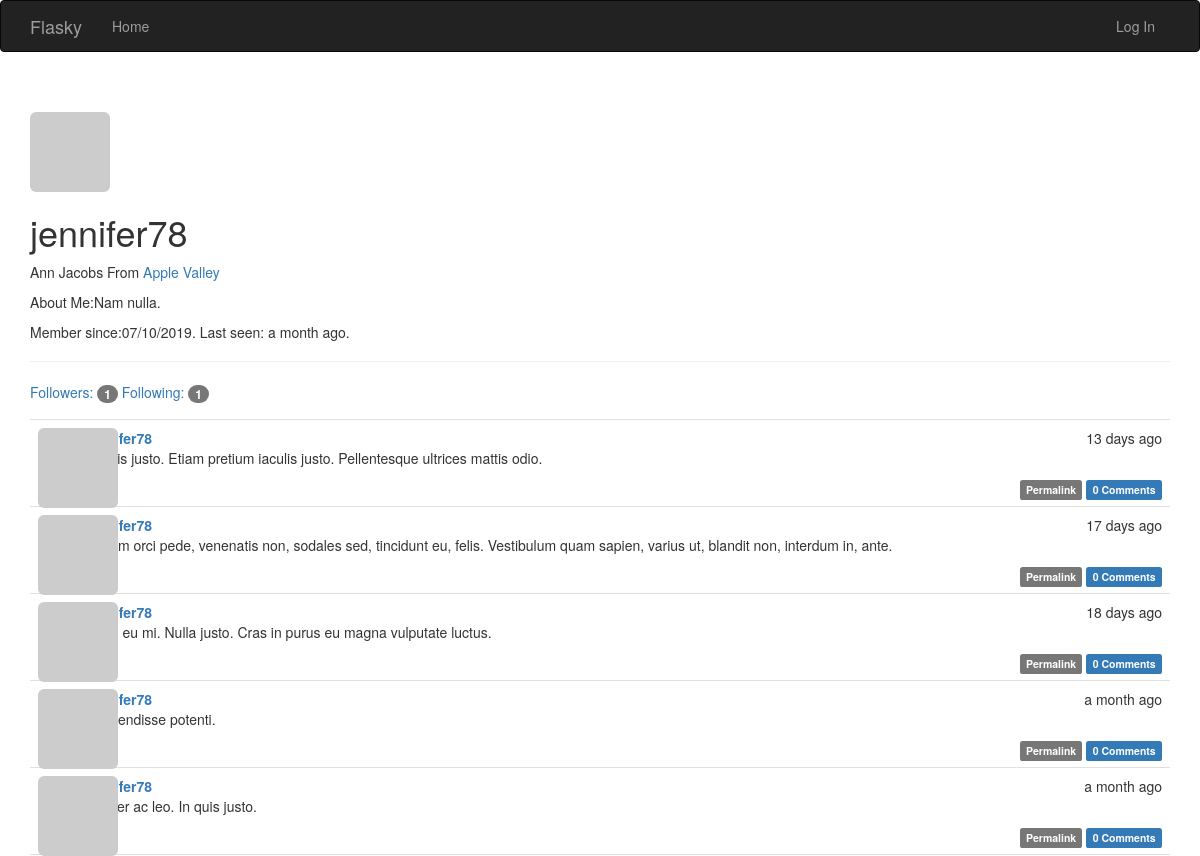
/user/jennifer78, run on the app's committed database.
### app/models.py (models this page shows, shortened)
class User(db.Model,UserMixin):
    __tablename__ = 'users'
    id = db.Column(db.Integer, primary_key=True)
    email = db.Column(db.String(64),unique=True,index=True)
    username = db.Column(db.String(64), unique=True, index=True)
    name = db.Column(db.String(64))
    location = db.Column(db.String(64))
    about_me = db.Column(db.Text())
    member_since = db.Column(db.DateTime(),default=datetime.utcnow)
    last_seen = db.Column(db.DateTime(),default=datetime.utcnow)
    password_hash = db.Column(db.String(128))
    role_id = db.Column(db.Integer, db.ForeignKey('roles.id'))
    confirmed = db.Column(db.Boolean,default=False)
    posts = db.relationship('Post',backref='author',lazy='dynamic')
    followed = db.relationship('Follow',
                               foreign_keys = [Follow.follower_id],
                               backref = db.backref('follower',lazy='joined'),
                               lazy='dynamic',cascade = 'all,delete-orphan'
                               )
    followers = db.relationship('Follow',
                                foreign_keys = [ Follow.followed_id ],
                                backref = db.backref('followed',lazy='joined'),
                                lazy='dynamic',cascade='all,delete-orphan'
                                )
    comments = db.relationship('Comment',backref='author',lazy='dynamic')
    @property
    def password(self):
        raise AttributeError('password is not a readable attribute')
    def gravatar(self,size=100,default='identicon',rating='g'):
        if request.is_secure:
            url = 'https://secure.gravatar.com/avatar'
        else:
            url = 'http://www.gravatar.com/avatar'
        hash = md5(self.email.encode('utf-8')).hexdigest()
        return '{url}/{hash}?s={size}&d={default}&r={rating}'.format(
            url=url,hash=hash,size=size,default=default,rating=rating
        )

class Post(db.Model):
    __tablename__ ='posts'
    id = db.Column(db.Integer,primary_key=True)
    body = db.Column(db.Text)
    timestamp = db.Column(db.DateTime,index=True,default=datetime.utcnow)
    author_id = db.Column(db.Integer,db.ForeignKey('users.id'))
    body_html = db.Column(db.Text)
    comments = db.relationship('Comment',backref='post',lazy='dynamic')

### app/main/views.py (the view)
@main.route('/user/<username>',methods = ['GET'])
def user(username):
    user = User.query.filter_by(username=username).first()
    if user is None:
        abort(404)
    posts = user.posts.order_by(Post.timestamp.desc()).all()
    return render_template('user.html',user=user,posts=posts)

### app/auth/views.py (called while the page is built)
@auth.before_app_request
def before_request():
    if current_user.is_authenticated\
            and not current_user.confirmed \
            and request.endpoint[:5]!='auth.'\
            and request.endpoint!='static':
        return redirect(url_for('auth.unconfirmed'))

@auth.before_app_request
def before_request():
    if current_user.is_authenticated:
        current_user.ping()
        if not current_user.confirmed \
                and request.endpoint[:5]!='auth.':
            return redirect(url_for('auth.unconfirmed'))

### app/main/__init__.py (called while the page is built)
@main.app_context_processor
def inject_permission():
    return dict(Permission=Permission)

### app/models.py (called while the page is built)
    def can(self,permissions):
        return False

    def is_administrator(self):
        return False

### app/templates/user.html (shortened to what this page needs)
{% extends "base.html" %}
{% import "bootstrap/wtf.html" as wtf %}
{% import "_macros.html" as macros %}
{% block page_content %}
    <div class="page-header">
     <p>
        <img class="img-rounded profile-thumbnail" src="{{ user.gravatar(size=40) }}">
    <br>
     </p>
        <h1>{{ user.username }}</h1>
        {% if user.name or user.location %}
            <p>
                {% if user.name %}{{ user.name }}{% endif %}
                {% if user.location %}
                    From <a href="http://maps.google.com/?q={{ user.location }}">
                {{ user.location }}
                </a>
        {% endif %}
        </p>
    {% endif %}
    {% if user.about_me %}<p>About Me:{{ user.about_me }}</p>
    {% endif %}
        <p>
             Member since:{{ moment(user.member_since).format('L') }}.
             Last seen: {{ moment(user.last_seen).fromNow() }}.
         </p>
    </div>
    <div>
        <a href="{{ url_for('.followers', username=user.username) }}">
            Followers: <span class="badge">{{ user.followers.count() }}</span>
        </a>
        <a href="{{ url_for('.followed_by', username=user.username) }}">
            Following: <span class="badge">{{ user.followed.count() }}</span>
        </a>
    </div>
    <div>
        {% include '_posts.html' %}
    </div>
{% endblock %}

### app/templates/base.html (shortened to what this page needs)
{% extends "bootstrap/base.html" %}
{% block head %}
{{ super() }}
<link rel="stylesheet" type="text/css" href="{{ url_for('static', filename='styles.css') }}">
{% endblock %}
{% block navbar %}
<div class="navbar navbar-inverse" role="navigation">
    <div class="container">
        <div class="navbar-header">
            <a class="navbar-brand" href="{{ url_for('main.index') }}">Flasky</a>
        </div>
        <div class="navbar-collapse collapse">
            <ul class="nav navbar-nav">
                <li><a href="{{ url_for('main.index') }}">Home</a></li>
            </ul>
            <ul class="nav navbar-nav navbar-right">
                {% if current_user.is_authenticated %}
                <li class="dropdown">
                    <a href="#" class="dropdown-toggle" data-toggle="dropdown">
                        <img src="{{ current_user.gravatar(size=18) }}">
                        Account <b class="caret"></b>
                    </a>
                    <ul class="dropdown-menu">
                        <li><a href="{{ url_for('auth.change_password') }}">Change Password</a></li>
                        <li><a href="{{ url_for('auth.logout') }}">Log Out</a></li>
                    </ul>
                </li>
                {% else %}
                <li><a href="{{ url_for('auth.login') }}">Log In</a></li>
                {% endif %}
            </ul>
        </div>
    </div>
</div>
{% endblock %}
{% block content %}
<div class="container">
    {% block page_content %}{% endblock %}
</div>
{% endblock %}

### app/templates/_posts.html (shortened to what this page needs)
<ul class="posts">
    {% for post in posts %}
        <a href ={{ url_for('main.post',id=post.id) }}>
    <li class="post">
        <div class="post-thumbnail">
            <a href="{{ url_for('.user', username=post.author.username) }}">
                <img class="img-rounded profile-thumbnail" src="{{ post.author.gravatar(size=40) }}">
            </a>
        </div>
        <div class="post-content">
            <div class="post-date">{{ moment(post.timestamp).fromNow() }}</div>
            <div class="post-author"><a href="{{ url_for('.user', username=post.author.username) }}">{{ post.author.username }}</a></div>
            <div class="post-body">
                {% if post.body_html %}
                    {{ post.body_html | safe }}
                {% else %}
                    {{ post.body }}
                {% endif %}
            </div>
            <div class="post-footer">
                <a href="{{ url_for('.post', id=post.id) }}">
                    <span class="label label-default">Permalink</span>
                </a>
                <a href="{{ url_for('.post', id=post.id) }}#comments">
                    <span class="label label-primary">{{ post.comments.count() }} Comments</span>
                </a>
            </div>
        </div>
    </li>
        </a>
    {% endfor %}
</ul>

### app/static/styles.css (style rules this page uses)
.profile-thumbnail { position: relative; }
ul.posts { list-style-type: none; padding: 0px; margin: 16px 0px 0px 0px; border-top: 1px solid #e0e0e0; }
ul.posts li.post { padding: 8px; border-bottom: 1px solid #e0e0e0; }
div.post-date { float: right; }
div.post-author { font-weight: bold; }
div.post-thumbnail { position: absolute; }
div.post-content { margin-left: 48px; min-height: 48px; }
div.post-footer { text-align: right; }

### data on the page
User: username "jennifer78", name "Ann Jacobs", location "Apple Valley", about_me "Nam nulla.", member_since "07/10/2019", last_seen "a month ago"
Post: timestamp "13 days ago", author.username "jennifer78", body_html "In quis justo. Etiam pretium iaculis justo. Pellentesque ultrices mattis odio.", comments.count "0"
Post: timestamp "17 days ago", author.username "jennifer78", body_html "Nullam orci pede, venenatis non, sodales sed, tincidunt eu, felis. Vestibulum quam sapien, varius ut, blandit non, interdum in, ante.", comments.count "0"
Post: timestamp "18 days ago", author.username "jennifer78", body_html "Proin eu mi. Nulla justo. Cras in purus eu magna vulputate luctus.", comments.count "0"
Post: timestamp "a month ago", author.username "jennifer78", body_html "Suspendisse potenti.", comments.count "0"
Post: timestamp "a month ago", author.username "jennifer78", body_html "Integer ac leo. In quis justo.", comments.count "0"

### other printed values
{{ user.followers.count() }} "1"
{{ user.followed.count() }} "1"
